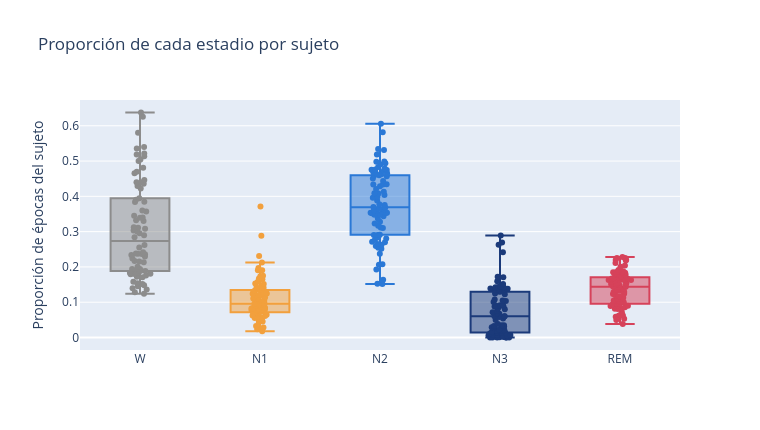

The cell this chart's notebook holds for it:
### Markdown cell above
## 4.3 Variabilidad entre sujetos y partición estratificada

### Code cell
composicion = (pd.crosstab(epocas["subject"], epocas["etapa"], normalize="index")
               .reindex(columns=ORDEN, fill_value=0))

print("Dispersión de la proporción de cada estadio entre sujetos:")
display(composicion.describe().loc[["min", "50%", "max", "std"]].round(3))

print(f"Sujetos sin ninguna época de N3: {(composicion['N3'] == 0).sum()} de {len(composicion)}")
print(f"Sujetos con menos del 2 % de N3: {(composicion['N3'] < 0.02).sum()}")

fig = go.Figure()
for etapa in ORDEN:
    fig.add_box(y=composicion[etapa], name=etapa, marker_color=COLOR[etapa], boxpoints="all",
                jitter=0.4, pointpos=0)
fig.update_layout(width=760, height=430, showlegend=False,
                  title="Proporción de cada estadio por sujeto",
                  yaxis_title="Proporción de épocas del sujeto")
fig.show()
